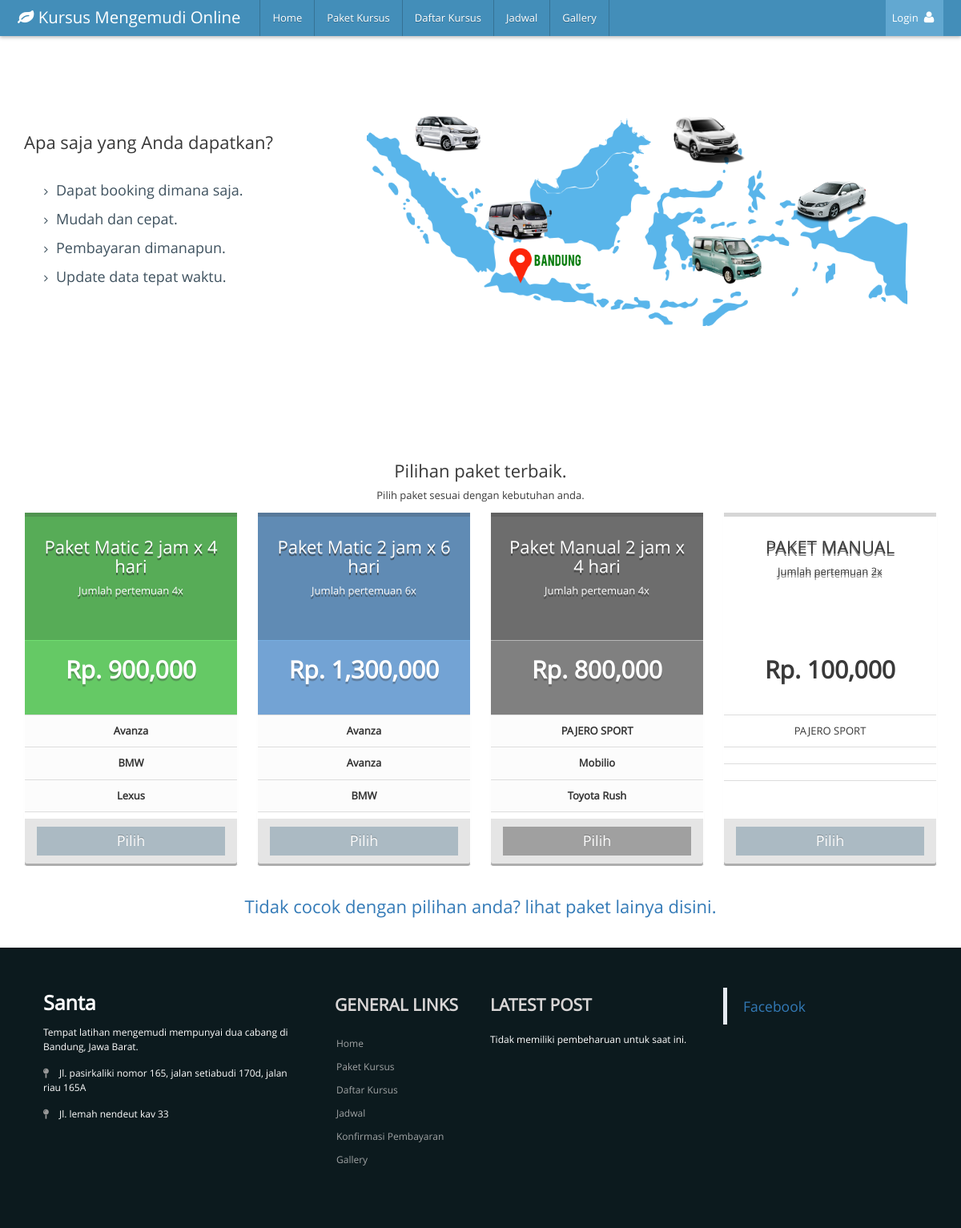
Screenshot of /front/index.php with the database file from the repository.
### tables this page shows
CREATE TABLE `mst_paket` (
  `id_paket` int(11) NOT NULL,
  `nama` varchar(100) NOT NULL,
  `deskripsi` text NOT NULL,
  `biaya` double NOT NULL,
  `pertemuan` int(11) NOT NULL,
  `jenis_mobil` enum('Matic','Manual') NOT NULL,
  `kode_mobil_1` varchar(30) NOT NULL,
  `kode_mobil_2` varchar(30) NOT NULL,
  `kode_mobil_3` varchar(30) NOT NULL
);

CREATE TABLE `mst_mobil` (
  `kode_mobil` varchar(25) NOT NULL,
  `jenis_mobil` varchar(20) NOT NULL,
  `nama_mobil` varchar(50) NOT NULL,
  `tahun_mobil` int(4) NOT NULL
);

### front/home.php (the view, shortened to what this page needs)
    <section class="socialconnect" id="social">
          <div id="carousel-example-generic" class="carousel slide" data-ride="carousel">
              <div class="container">
                  <div class="row">
                      <div class="col-sm-4 wow slideInLeft" style="visibility: visible; animation-name: slideInLeft;">
                          <div class="carousel-inner" role="listbox">
                              <div class="item active">
                                  <h3>Apa saja yang  <span>Anda dapatkan?</span></h3>
                                  <ul class="featurelist">
                                      <li>Dapat booking dimana saja.</li>
                                      <li>Mudah dan cepat.</li>
                                      <li>Pembayaran dimanapun.</li>
                                      <li>Update data tepat waktu.</li>
                                  </ul>
                              </div>
                          </div>
                      </div>
                      <div class="col-sm-8">
                          <div class="map-section">
                              <ul class="slider-bullets">
                                  <li  data-target="#carousel-example-generic" data-slide-to="0" >
                                      <a href="#" ><img src="assets/images/kendaraan/xenia.png" alt=""></a>
                                  </li>
                                  <li  data-target="#carousel-example-generic" data-slide-to="1" >
                                      <a href="#" title="Facebook"><img src="assets/images/kendaraan/CR-V-24L1.png" alt="Facebook"></a>
                                  </li>
                                  <li  data-target="#carousel-example-generic" data-slide-to="2" >
                                      <a href="#" title="Twitter"><img src="assets/images/kendaraan/elf.png" alt="Twitter"></a>
                                  </li>
                                  <li data-target="#carousel-example-generic" data-slide-to="3" >
                                      <a href="#" title="Instagram"><img src="assets/images/kendaraan/luxio.png" alt="Instagram"></a>
                                  </li>
                                  <li data-target="#carousel-example-generic" data-slide-to="4" >
                                      <a href="#" title="Google Analytics"><img src="assets/images/kendaraan/corolla.png" alt="Google Analytics"></a>
                                  </li>
                              </ul>
                          </div>
                      </div>
                  </div>
              </div>
          </div>
      </section>
          <h3 class=" text-center">Pilihan paket terbaik.</h3>
          <p class="text-center">Pilih paket sesuai dengan kebutuhan anda.</p>
      <div class="container">
        <div class="row">
           <?php
              $sql = mysql_query("SELECT *,a.pertemuan as pertemuan, a.nama,a.deskripsi,a.biaya, b.nama_mobil as mobil1, c.nama_mobil as mobil2 ,d.nama_mobil as mobil3
								  from mst_paket a
								  left join mst_mobil b on a.kode_mobil_1=b.kode_mobil
								  left join mst_mobil c on a.kode_mobil_2=c.kode_mobil
								  left join mst_mobil d on a.kode_mobil_3=d.kode_mobil ORDER BY RAND() LIMIT 4");
                    $no = 0;
              while($row=mysql_fetch_array($sql)){
                $a=array("red","green","blue","grey");
                  $random_keys=array_rand($a,4);
                  $no++;
           ?>
  			<div class="col-xs-6 col-sm-6 col-md-3 col-lg-3" >
  					<div class="panel price panel-<?php echo $a[$random_keys[$no]]; ?>" >
  						<div class="panel-heading  text-center" style="height:160px">
  						<h3><?php echo $row['nama'];?></h3>
              Jumlah pertemuan <?php echo $row['pertemuan'];?>x
  						</div>
  						<div class="panel-body text-center">
  							<p class="lead" style="font-size:30px"><strong>Rp. <?php echo number_format($row['biaya']);?></strong></p>
  						</div>
  						<ul class="list-group list-group-flush text-center" style="height:130px">
  							<li class="list-group-item"><i class="icon-ok text-danger"></i> <?php echo $row['mobil1'] ?></li>
  							<li class="list-group-item"><i class="icon-ok text-danger"></i> <?php echo $row['mobil2'] ?></li>
  							<li class="list-group-item"><i class="icon-ok text-danger"></i> <?php echo $row['mobil3'] ?></li>
  						</ul>
  						<div class="panel-footer">
  							<a href="?menu=daftar&id_paket=<?php echo $row['id_paket']; ?>" class="btn btn-lg btn-block btn-<?php echo $a[$random_keys[$no]]; ?>" href="#">Pilih</a>
  						</div>
  					</div>
  				</div>
        <?php } ?>
	</div>
      <a href="index.php?menu=paket"><h3 class=" text-center">Tidak cocok dengan pilihan anda? lihat paket lainya disini.</h3></a>
      <p class="text-center"><br></p>
</div>

### front/index.php (shortened to what this page needs)
<!DOCTYPE html>
<html lang="en">
	<head>
		<link rel="stylesheet" href="assets/css/bootstrap.min.css" />
		<link rel="stylesheet" href="assets/font-awesome/4.5.0/css/font-awesome.min.css" />
		<link rel="stylesheet" href="assets/css/ace.min.css" class="ace-main-stylesheet" id="main-ace-style" />
		<link rel="stylesheet" href="assets/css/ace-skins.min.css" />
		<link rel="stylesheet" href="assets/css/ace-rtl.min.css" />
		<link rel="stylesheet" href="assets/css/eep/bootstrap-datetimepicker.min.css" />
	</head>
	<body>
		<div id="navbar" class="navbar navbar-default    navbar-collapse       h-navbar ace-save-state">
			<div class="navbar-container ace-save-state" id="navbar-container">
				<div class="navbar-header pull-left">
					<a href="?menu=home" class="navbar-brand">
						<small>
							<i class="fa fa-leaf"></i>
							Kursus Mengemudi Online
						</small>
					</a>
				</div>
				<div class="navbar-buttons navbar-header pull-right  collapse navbar-collapse" role="navigation">
					<ul class="nav ace-nav">
					<?php if(isset($_SESSION['login_user'])){?>
						<li class="light-blue dropdown-modal user-min">
							<a data-toggle="dropdown" href="#" class="dropdown-toggle">
								<img class="nav-user-photo" src="assets/images/avatars/user.jpg" alt="Jason's Photo" />
								<?php echo $_SESSION['username']; ?>
								<span class="user-info">
									<small>Selamat Datang</small>
								</span>
								<i class="ace-icon fa fa-caret-down"></i>
							</a>
							<ul class="user-menu dropdown-menu-right dropdown-menu dropdown-yellow dropdown-caret dropdown-close">
								<li>
									<a href="proses-login.php?logout=1">
										<i class="ace-icon fa fa-power-off"></i>
										Logout
									</a>
								</li>
							</ul>
						</li>
					<?php }else {?>
					<li class="light-blue">
							<a href="login.php">
								Login
								<i class="ace-icon fa fa-user"></i>
							</a>
						</li>
						<?php } ?>
					</ul>
				</div>
				<nav role="navigation" class="navbar-menu pull-left collapse navbar-collapse">
					<ul class="nav navbar-nav">
						<li>
							<a href="?menu=home">Home</a>
						</li>
						<li>
							<a href="?menu=paket">Paket Kursus</a>
						</li>
						<li>
							<a href="?menu=daftar">Daftar Kursus</a>
						</li>
						<li>
							<a href="?menu=jadwal">Jadwal</a>
						</li>
						<li>
							<a href="?menu=gallery">Gallery</a>
						</li>
					</ul>
				</nav>
			</div>
		</div>
		<div class="main-container ace-save-state" id="main-container">
						<?php
						$menu = "";
						switch($menu)
						{
							default : include("home.php"); break;
						}
						?>
			<footer>
  <div class="container">
    <div class="row">
      <div class="col-md-4 col-sm-6 footerleft ">
        <div class="logofooter"> Santa </div>
        <p>Tempat latihan mengemudi mempunyai dua cabang di Bandung, Jawa Barat.</p>
        <p><i class="fa fa-map-pin"></i>Jl. pasirkaliki nomor 165, jalan setiabudi 170d,  jalan riau 165A</p>
				<p><i class="fa fa-map-pin"></i>Jl. lemah nendeut kav 33</p>
      </div>
      <div class="col-md-2 col-sm-6 paddingtop-bottom">
        <h6 class="heading7">GENERAL LINKS</h6>
        <ul class="footer-ul">
					<li>
						<a href="?menu=home">Home</a>
					</li>
					<li>
						<a href="?menu=paket">Paket Kursus</a>
					</li>
					<li>
						<a href="?menu=daftar">Daftar Kursus</a>
					</li>
					<li>
						<a href="?menu=jadwal">Jadwal</a>
					</li>
					<li>
						<a href="?menu=konfirmasi">Konfirmasi Pembayaran</a>
					</li>
					<li>
						<a href="?menu=gallery">Gallery</a>
					</li>
        </ul>
      </div>
      <div class="col-md-3 col-sm-6 paddingtop-bottom">
        <h6 class="heading7">LATEST POST</h6>
        <div class="post">
					<p>Tidak memiliki pembeharuan untuk saat ini.</p>
        </div>
      </div>
      <div class="col-md-3 col-sm-6 paddingtop-bottom">
        <div class="fb-page" data-href="https://www.facebook.com/facebook" data-tabs="timeline" data-height="300" data-small-header="false" style="margin-bottom:15px;" data-adapt-container-width="true" data-hide-cover="false" data-show-facepile="true">
          <div class="fb-xfbml-parse-ignore">
            <blockquote cite="https://www.facebook.com/facebook"><a href="https://www.facebook.com/facebook">Facebook</a></blockquote>
          </div>
        </div>
      </div>
    </div>
  </div>
</footer>
		</div>
	</body>
</html>

### front/index.php (style rules this page uses)
footer { background-color:#0c1a1e; min-height:350px; font-family: 'Open Sans', sans-serif; }
.footerleft { margin-top:50px; padding:0 36px; }
.logofooter { margin-bottom:10px; font-size:25px; color:#fff; font-weight:700; }
.footerleft p { color:#fff; font-size:12px !important; font-family: 'Open Sans', sans-serif; margin-bottom:15px; }
.footerleft p i { width:20px; color:#999; }
.paddingtop-bottom { margin-top:50px; }
.footer-ul { list-style-type:none; padding-left:0px; margin-left:2px; }
.footer-ul li { line-height:29px; font-size:12px; }
.footer-ul li a { color:#a0a3a4; transition: color 0.2s linear 0s, background 0.2s linear 0s; }
.heading7 { font-size:21px; font-weight:700; color:#d9d6d6; margin-bottom:22px; }
.post p { font-size:12px; color:#FFF; line-height:20px; }

### front/home.php (style rules this page uses)
ul { list-style-type:none; }
.socialconnect { overflow: hidden; padding: 100px 0; }
.socialconnect .featurelist { padding: 20px 0 30px; }
.socialconnect .featurelist > li { color: #3f525f; line-height: 36px; font-size: 18px; }
.socialconnect .featurelist > li:before { content: "\f105"; font: normal normal normal 14px/1 FontAwesome; padding-right: 10px; }
.map-section { background: url("assets/images/image-mapbandung.png") no-repeat; background-size: contain; height: 100%; }
.map-section .slider-bullets { position: relative; min-height: 300px; }
.map-section .slider-bullets li { position: absolute; cursor: pointer; -webkit-border-radius: 50%; -moz-border-radius: 50%; -ms-border-radius: 50%; border-radius: 50%; -moz-transform: scale(1); -o-transform: scale(1); -ms-transform: scale(1); -webkit-transform: scale(1); transform: scale(1); -webkit-transition: all 0.41s ease-in-out; -moz-transition: all 0.41s ease-in-out; -ms-transition: all 0.41s ease-in-out; -o-transition: all 0.41s ease-in-out; transition: all 0.41s ease-in-out; }
.map-section .slider-bullets li img { max-width:90px; }
.map-section .slider-bullets li:nth-child(1) { top: 0%; left: 10%; }
.map-section .slider-bullets li:nth-child(2) { top: 0; right: 33%; }
.map-section .slider-bullets li:nth-child(3) { top: 34%; left: 22%; }
.map-section .slider-bullets li:nth-child(4) { bottom: 30%; right: 30%; }
.map-section .slider-bullets li:nth-child(5) { top: 25%; right: 12%; }
.panel.price, .panel.price>.panel-heading { border-radius:0px; -moz-transition: all .3s ease; -o-transition: all .3s ease; -webkit-transition: all .3s ease; }
.panel.price>.panel-heading { box-shadow: 0px 5px 0px rgba(50,50,50, .2) inset; text-shadow:0px 3px 0px rgba(50,50,50, .6); }
.price .list-group-item { border-bottom-:1px solid rgba(250,250,250, .5); }
.panel.price .list-group-item:last-child { border-bottom-right-radius: 0px; border-bottom-left-radius: 0px; }
.panel.price .list-group-item:first-child { border-top-right-radius: 0px; border-top-left-radius: 0px; }
.price .panel-footer { color: #fff; border-bottom:0px; background-color: rgba(0,0,0, .1); box-shadow: 0px 3px 0px rgba(0,0,0, .3); }
.panel.price .btn { box-shadow: 0 -1px 0px rgba(50,50,50, .2) inset; border:0px; }
.price.panel-green>.panel-heading { color: #fff; background-color: #57AC57; border-color: #71DF71; border-bottom: 1px solid #71DF71; }
.price.panel-green>.panel-body { color: #fff; background-color: #65C965; }
.price.panel-green>.panel-body .lead { text-shadow: 0px 3px 0px rgba(50,50,50, .3); }
.price.panel-green .list-group-item { color: #333; background-color: rgba(50,50,50, .01); font-weight:600; text-shadow: 0px 1px 0px rgba(250,250,250, .75); }
.price.panel-blue>.panel-heading { color: #fff; background-color: #608BB4; border-color: #78AEE1; border-bottom: 1px solid #78AEE1; }
.price.panel-blue>.panel-body { color: #fff; background-color: #73A3D4; }
.price.panel-blue>.panel-body .lead { text-shadow: 0px 3px 0px rgba(50,50,50, .3); }
.price.panel-blue .list-group-item { color: #333; background-color: rgba(50,50,50, .01); font-weight:600; text-shadow: 0px 1px 0px rgba(250,250,250, .75); }
.price.panel-grey>.panel-heading { color: #fff; background-color: #6D6D6D; border-color: #B7B7B7; border-bottom: 1px solid #B7B7B7; }
.price.panel-grey>.panel-body { color: #fff; background-color: #808080; }
.price.panel-grey>.panel-body .lead { text-shadow: 0px 3px 0px rgba(50,50,50, .3); }
.price.panel-grey .list-group-item { color: #333; background-color: rgba(50,50,50, .01); font-weight:600; text-shadow: 0px 1px 0px rgba(250,250,250, .75); }

### rows the page displays
mst_paket: nama "Paket Matic 2 jam x 4 hari", pertemuan "4", biaya "900,000", mst_mobil.nama_mobil "Avanza", mst_mobil.nama_mobil "BMW", mst_mobil.nama_mobil "Lexus"
mst_paket: nama "Paket Matic 2 jam x 6 hari", pertemuan "6", biaya "1,300,000", mst_mobil.nama_mobil "Avanza", mst_mobil.nama_mobil "BMW"
mst_paket: nama "Paket Manual 2 jam x 4 hari", pertemuan "4", biaya "800,000", mst_mobil.nama_mobil "PAJERO SPORT", mst_mobil.nama_mobil "Mobilio", mst_mobil.nama_mobil "Toyota Rush"
mst_paket: nama "PAKET MANUAL", pertemuan "2", biaya "100,000", mst_mobil.nama_mobil "PAJERO SPORT"
